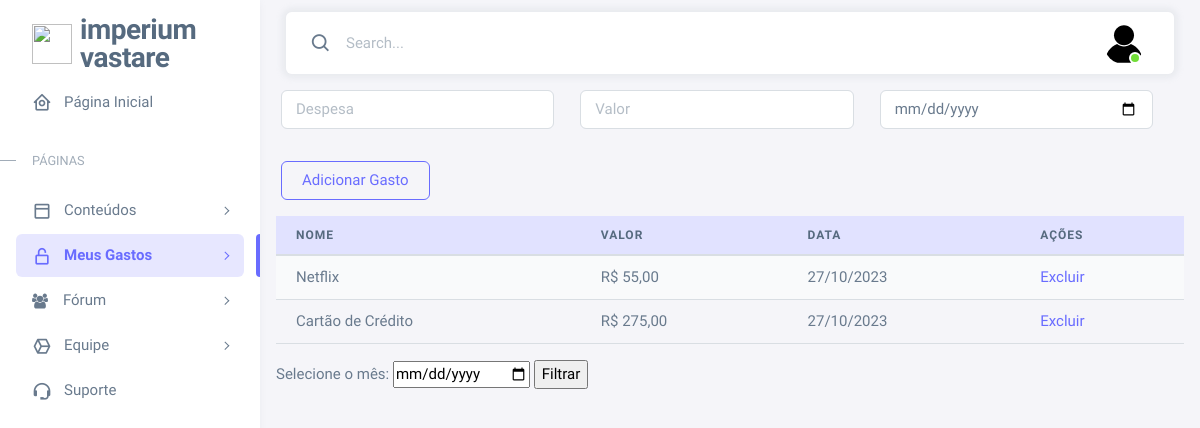
The app's page /meusgastos.php (signed in), older data.
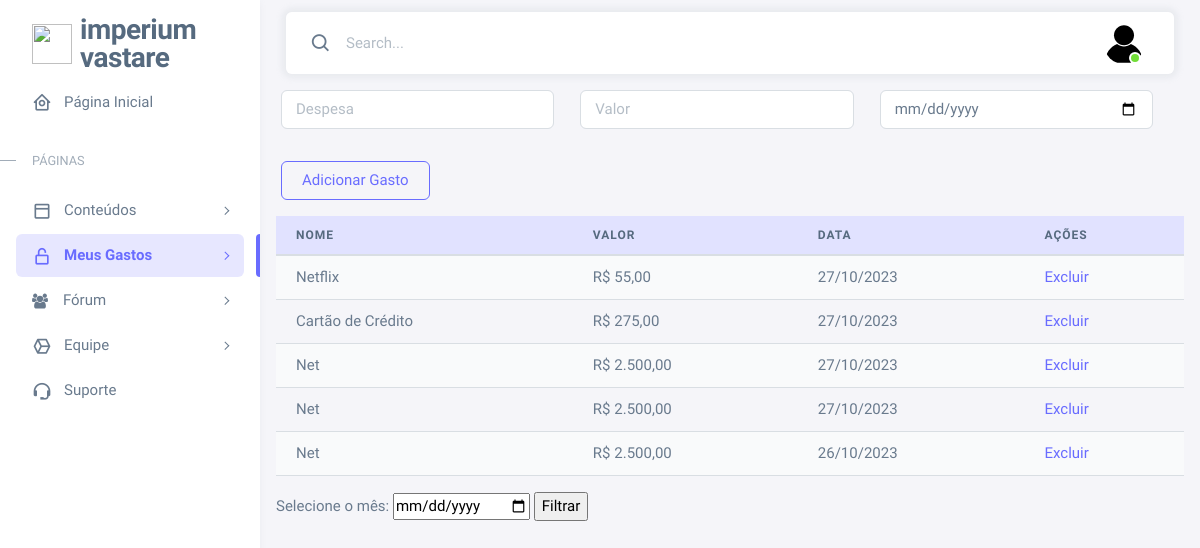
The same page, newer data.
### tables this page shows
CREATE TABLE `meusgastos` (
  `id` int(11) NOT NULL,
  `despesa` varchar(255) NOT NULL,
  `valor` int(11) NOT NULL,
  `idUser` int(11) NOT NULL,
  `data` date DEFAULT NULL,
  `deletado` int(11) NOT NULL DEFAULT 1
);

### meusgastos.php (the view, shortened to what this page needs)
<?php
include_once('config.php');
include_once('config/conexao.php');
$idUser = $_SESSION['id'];
$sql = "SELECT * FROM `meusgastos` where idUser = $idUser AND deletado = 1 ";
$resposta = mysqli_query($conn, $sql);
$results = mysqli_fetch_all($resposta);
?>
<div class="layout-wrapper layout-content-navbar">
    <div class="layout-container">
        <aside id="layout-menu" class="layout-menu menu-vertical menu bg-menu-theme ">
            <div class="app-brand demo">
                <a href="index.php" class="app-brand-link">
                    <span class="app-brand-logo demo">
                        <i><img src="img/favicon-aba.svg" alt=""></i>
                    </span>
                    <span class="app-brand-text demo menu-text fw-bolder ms-2">Imperium <br>Vastare </span>
                </a>
            </div>
            <ul class="menu-inner py-1">
                <li class="menu-item">
                    <a href="index.php" class="menu-link">
                        <i class="menu-icon tf-icons bx bx-home-circle"></i>
                        <div data-i18n="Analytics">Página Inicial</div>
                    </a>
                </li>
                <li class="menu-header small text-uppercase">
                    <span class="menu-header-text">Páginas</span>
                </li>
                <li class="menu-item">
                    <a href="conteudo.php" class="menu-link menu-toggle">
                        <i class="menu-icon tf-icons bx bx-dock-top"></i>
                        <div data-i18n="Account Settings">Conteúdos</div>
                    </a>
                </li>
                <li class="menu-item  active">
                    <a href="meusgastos.php" class="menu-link menu-toggle">
                        <i class="menu-icon tf-icons bx bx-lock-open-alt"></i>
                        <div data-i18n="Authentications">Meus Gastos</div>
                    </a>
                </li>
                <li class="menu-item">
                    <a href="forum.php" class="menu-link menu-toggle">
                        <patch></patch>&nbsp;&nbsp;&nbsp;&nbsp;
                        <div data-i18n="Misc">Fórum</div>
                    </a>
                <li class="menu-item">
                    <a href="equipe.php" class="menu-link menu-toggle">
                        <i class="menu-icon tf-icons bx bx-cube-alt"></i>
                        <div data-i18n="Misc">Equipe</div>
                    </a>
                <li class="menu-item">
                    <a href="suporte.php" class="menu-link">
                        <i class="menu-icon tf-icons bx bx-support"></i>
                        <div data-i18n="Support">Suporte</div>
                    </a>
                </li>
            </ul>
        </aside>
        <div class="layout-page">
            <nav class="layout-navbar container-xxl navbar navbar-expand-xl navbar-detached align-items-center bg-navbar-theme" id="layout-navbar">
                <div class="navbar-nav-right d-flex align-items-center" id="navbar-collapse">
                    <div class="navbar-nav align-items-center">
                        <div class="nav-item d-flex align-items-center">
                            <i class="bx bx-search fs-4 lh-0"></i>
                            <input type="text" class="form-control border-0 shadow-none" placeholder="Search..." aria-label="Search..." />
                        </div>
                    </div>
                    <ul class="navbar-nav flex-row align-items-center ms-auto">
                        <li class="nav-item navbar-dropdown dropdown-user dropdown">
                            <a class="nav-link dropdown-toggle hide-arrow" href="javascript:void(0);" data-bs-toggle="dropdown">
                                <div class="avatar avatar-online">
                                    <img src="img/fotodeperfilbase.svg" alt class="w-px-40 h-auto rounded-circle" />
                                </div>
                            </a>
                        </li>
                    </ul>
                </div>
            </nav>
            <section class="container p-3">
                <form class="row g-3" action="config/cadastraDespesa.php" method="POST">
                    <div class="row">
                        <div class="col-4 py-3">
                            <input class="form-control" type="text" placeholder="Despesa" name="despesa" required>
                        </div>
                        <div class="col-4 py-3">
                            <input class="form-control" type="text" placeholder="Valor" name="valor">
                        </div>
                        <div class="col-4 py-3">
                            <input class="form-control" type="date" id="dataGasto" name="data">
                        </div>
                        <div class="col-3 py-3">
                            <button type="submit" class="btn btn-outline-primary">Adicionar Gasto</button>
                        </div>
                    </div>
                </form>
                <div class="col-12">
                    <table id="tabelaGastos" class="table table-striped table-responsive">
                        <thead>
                            <tr class="table-primary">
                                <th class="">Nome</th>
                                <th>Valor</th>
                                <th>Data</th>
                                <th>Ações</th>
                        </thead>
                        <tbody>
                            <?php foreach ($results as $linha) : ?>
                                <tr>
                                    <td><?= $linha[1] ?></td>
                                    <td>R$ <?= number_format($linha[2], 2, ',', '.') ?></td>
                                    <td><?= date_format(date_create($linha[4]), 'd/m/Y') ?></td>
                                    <td>
                                        <div class="btn-excluir-container">
                                            <a href="config/exluirGastoTabela.php?id=<?php echo $linha[0] ?>" class="btn-excluir">
                                                <i class="bi bi-trash"></i> Excluir
                                            </a>
                                        </div>
                                    </td>
                                </tr>
                            <?php endforeach; ?>
                        </tbody>
                    </table>
                </div>
                <div class="col-12">
                    <form method="post" id="filtroForm">
                        <label for="mes">Selecione o mês:</label>
                        <input type="date" id="mes" name="mes">
                        <input type="submit" value="Filtrar">
                    </form>
                </div>
            </section>
            <div class="content-wrapper">
                <div class="container-xxl flex-grow-1 container-p-y">
                </div>
            </div>
            </body>
            </html>

### config.php (shortened to what this page needs)
<!DOCTYPE html>
<html lang="en" class="light-style layout-menu-fixed" id="minhaDiv" dir="ltr" data-theme="theme-default" data-assets-path="../assets/" data-template="vertical-menu-template-free">
<head>
    <link href='https://unpkg.com/boxicons@2.1.4/css/boxicons.min.css' rel='stylesheet'>
    <link rel="stylesheet" href="css/core.css" class="template-customizer-core-css" />
    <link rel="stylesheet" href="css/theme-default.css" class="template-customizer-theme-css" />
    <link rel="stylesheet" href="css/demo.css" />
    <link rel="stylesheet" href="https://cdnjs.cloudflare.com/ajax/libs/animate.css/4.1.1/animate.min.css" />
</head>
<body>

### css/theme-default.css (style rules this page uses)
.bg-menu-theme .menu-header { position: relative; }
.bg-menu-theme .menu-header:before { content: ""; position: absolute; left: 0; top: 1.1875rem; width: 1rem; height: 1px; transition: all 0.3s ease-in-out; }
.layout-wrapper:not(.layout-horizontal) .bg-menu-theme .menu-inner .menu-item .menu-link { border-radius: 0.375rem; }
.layout-wrapper:not(.layout-horizontal) .bg-menu-theme .menu-inner > .menu-item.active:before { content: ""; position: absolute; right: 0; width: 0.25rem; height: 2.6845rem; border-radius: 0.375rem 0 0 0.375rem; }
.table-primary { --bs-table-bg: #e1e2ff; --bs-table-striped-bg: #dcdefb; --bs-table-striped-color: #435971; --bs-table-active-bg: #d1d4f1; --bs-table-active-color: #435971; --bs-table-hover-bg: #d8daf6; --bs-table-hover-color: #435971; color: #435971; border-color: #d1d4f1; }
.table-primary th { border-bottom-color: inherit !important; }
.btn-outline-primary { color: #696cff; border-color: #696cff; background: transparent; }
a { color: #696cff; }
.bg-navbar-theme { background-color: #fff !important; color: #697a8d; }
.bg-navbar-theme .navbar-nav > .nav-link, .bg-navbar-theme .navbar-nav > .nav-item > .nav-link, .bg-navbar-theme .navbar-nav > .nav > .nav-item > .nav-link { color: #697a8d; }
.layout-navbar { background-color: rgba(255, 255, 255, 0.95) !important; -webkit-backdrop-filter: saturate(200%) blur(6px); backdrop-filter: saturate(200%) blur(6px); }
.navbar-detached { box-shadow: 0 0 0.375rem 0.25rem rgba(161, 172, 184, 0.15); }
.bg-menu-theme { background-color: #fff !important; color: #697a8d; }
.bg-menu-theme .menu-link, .bg-menu-theme .menu-horizontal-prev, .bg-menu-theme .menu-horizontal-next { color: #697a8d; }
.bg-menu-theme .menu-item.open:not(.menu-item-closing) > .menu-toggle, .bg-menu-theme .menu-item.active > .menu-link { color: #566a7f; }
.bg-menu-theme .menu-text { color: #566a7f; }
.bg-menu-theme .menu-header { color: #8f9baa; }
.bg-menu-theme .menu-inner > .menu-header::before { background-color: transparent; }
@media (min-width: 1200px) { .bg-menu-theme.menu-vertical { box-shadow: 0 0.125rem 0.375rem 0 rgba(161, 172, 184, 0.12); } }
.bg-menu-theme .menu-header { color: #a1acb8; }
.bg-menu-theme .menu-header:before { background-color: #a1acb8 !important; }
.bg-menu-theme.menu-vertical { box-shadow: 0 0.125rem 0.375rem 0 rgba(161, 172, 184, 0.12); }
.bg-menu-theme .menu-inner > .menu-item.active > .menu-link { color: #696cff; background-color: rgba(105, 108, 255, 0.16) !important; }
.bg-menu-theme .menu-inner > .menu-item.active:before { background: #696cff; }

### css/demo.css (style rules this page uses)
.menu .app-brand.demo { height: 64px; margin-top: 12px; }
.app-brand-text.demo { font-size: 1.75rem; letter-spacing: -0.5px; text-transform: lowercase; }

Row changes from the older to the newer data that the page shows:
added meusgastos: despesa "Net", valor "2.500,00", data "27/10/2023"
added meusgastos: despesa "Net", valor "2.500,00", data "27/10/2023"
added meusgastos: despesa "Net", valor "2.500,00", data "26/10/2023"
